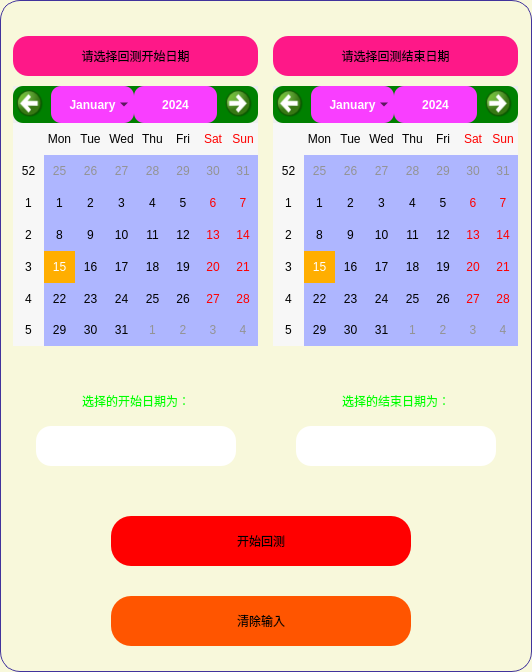
          <widget class="QFrame" name="frame_97">
           <property name="minimumSize">
            <size>
             <width>200</width>
             <height>0</height>
            </size>
           </property>
           <property name="styleSheet">
            <string notr="true">QFrame {
	background-color: rgb(248, 248, 219);
	border: 1px solid rgb(65, 51, 156);
	border-radius: 20px;
}
QFrame:hover {
	border: 1px solid rgb(65, 51, 156);
}</string>
           </property>
           <property name="frameShape">
            <enum>QFrame::StyledPanel</enum>
           </property>
           <property name="frameShadow">
            <enum>QFrame::Raised</enum>
           </property>
           <layout class="QVBoxLayout" name="verticalLayout_58">
            <property name="spacing">
             <number>0</number>
            </property>
            <property name="leftMargin">
             <number>0</number>
            </property>
            <property name="topMargin">
             <number>0</number>
            </property>
            <property name="rightMargin">
             <number>10</number>
            </property>
            <property name="bottomMargin">
             <number>10</number>
            </property>
            <item alignment="Qt::AlignTop">
             <widget class="QFrame" name="frame_98">
              <property name="minimumSize">
               <size>
                <width>0</width>
                <height>500</height>
               </size>
              </property>
              <property name="styleSheet">
               <string notr="true">QFrame {	
	background-color: transparent;
	border-radius: 15px;
	border: none;
}
QFrame:hover {
	border:none;
}</string>
              </property>
              <property name="frameShape">
               <enum>QFrame::StyledPanel</enum>
              </property>
              <property name="frameShadow">
               <enum>QFrame::Raised</enum>
              </property>
              <layout class="QHBoxLayout" name="horizontalLayout_55">
               <property name="spacing">
                <number>10</number>
               </property>
               <property name="leftMargin">
                <number>10</number>
               </property>
               <property name="topMargin">
                <number>0</number>
               </property>
               <property name="rightMargin">
                <number>0</number>
               </property>
               <property name="bottomMargin">
                <number>0</number>
               </property>
               <item alignment="Qt::AlignHCenter">
                <widget class="QFrame" name="frame_94">
                 <property name="minimumSize">
                  <size>
                   <width>250</width>
                   <height>0</height>
                  </size>
                 </property>
                 <property name="maximumSize">
                  <size>
                   <width>250</width>
                   <height>450</height>
                  </size>
                 </property>
                 <property name="frameShape">
                  <enum>QFrame::StyledPanel</enum>
                 </property>
                 <property name="frameShadow">
                  <enum>QFrame::Raised</enum>
                 </property>
                 <layout class="QVBoxLayout" name="verticalLayout_57">
                  <property name="spacing">
                   <number>0</number>
                  </property>
                  <property name="leftMargin">
                   <number>0</number>
                  </property>
                  <property name="topMargin">
                   <number>0</number>
                  </property>
                  <property name="rightMargin">
                   <number>0</number>
                  </property>
                  <property name="bottomMargin">
                   <number>0</number>
                  </property>
                  <item alignment="Qt::AlignHCenter">
                   <widget class="QLabel" name="label_2">
                    <property name="minimumSize">
                     <size>
                      <width>245</width>
                      <height>0</height>
                     </size>
                    </property>
                    <property name="maximumSize">
                     <size>
                      <width>245</width>
                      <height>40</height>
                     </size>
                    </property>
                    <property name="styleSheet">
                     <string notr="true">QLabel {
	font: 700 16pt &quot;等线&quot;;
	
	background-color: rgba(255, 0, 127, 230);
	border-radius: 15px;
}

QLabel:hover{
	border: 3px solid;
	border-color: rgb(0, 255, 0);
}
QLabel:disabled{
	color: rgb(0, 0, 0);
	border-color: rgb(166, 166, 166);
    background-color: rgb(186, 186, 186);
}</string>
                    </property>
                    <property name="text">
                     <string>请选择回测开始日期</string>
                    </property>
                    <property name="alignment">
                     <set>Qt::AlignCenter</set>
                    </property>
                   </widget>
                  </item>
                  <item alignment="Qt::AlignHCenter">
                   <widget class="QCalendarWidget" name="calendar_backtest_startdate">
                    <property name="minimumSize">
                     <size>
                      <width>200</width>
                      <height>200</height>
                     </size>
                    </property>
                    <property name="maximumSize">
                     <size>
                      <width>245</width>
                      <height>260</height>
                     </size>
                    </property>
                    <property name="styleSheet">
                     <string notr="true">#qt_calendar_calendarview {
     background: rgb(174, 182, 255);
}

#qt_calendar_navigationbar {/*年月选择栏背景色*/
    background:rgb(255, 255, 255);
}
#qt_calendar_yearedit {
    
	font: 14pt &quot;等线&quot;;
    background-color: rgb(255, 255, 255);
}
QToolButton#qt_calendar_monthbutton,#qt_calendar_yearbutton{
    
	background-color: rgb(249, 62, 255);/*选择月份和年的背景*/
	height: 30px;	
	font: 14pt &quot;等线&quot;;
	width: 80px;
	border-radius:10px;
}
QCalendarWidget QWidget#qt_calendar_navigationbar{
    
	background-color:green;/*选择月份和年两边的背景*/
	border-radius: 10px;
}
QCalendarWidget QMenu{
    
	background-color:rgb(91, 79, 255);/*月份下拉选择菜单的背景*/
	font: 14pt &quot;等线&quot;;
}
QToolButton#qt_calendar_prevmonth{/*向左箭头*/	
	background-color: transparent;
	icon-size:30px 30px;
	qproperty-icon: url(:/图标/icons/箭头_向左.svg);
	margin-left:0px;
}
QToolButton#qt_calendar_nextmonth{
    background-color: transparent;
	icon-size:30px 30px;	
	qproperty-icon: url(:/图标/icons/箭头_向右.svg);
}
QToolButton#qt_calendar_monthbutton::menu-indicator{/*月份下拉箭头*/
    subcontrol-origin: padding;
    subcontrol-position: center right;
    right: -5px;
    width: 30px;
}
QCalendarWidget QAbstractItemView:enabled  {
    color: black;
    selection-color: rgb(255, 255, 255);
    selection-background-color: rgb(255, 174, 0);    
	font: 700 10pt &quot;等线&quot;;
}
 /*这里是其他月份的样式*/
QCalendarWidget QAbstractItemView:disabled 
{
     
color: rgb(147, 147, 147); 
}</string>
                    </property>
                   </widget>
                  </item>
                  <item>
                   <spacer name="verticalSpacer">
                    <property name="orientation">
                     <enum>Qt::Vertical</enum>
                    </property>
                    <property name="sizeType">
                     <enum>QSizePolicy::Fixed</enum>
                    </property>
                    <property name="sizeHint" stdset="0">
                     <size>
                      <width>20</width>
                      <height>30</height>
                     </size>
                    </property>
                   </spacer>
                  </item>
                  <item alignment="Qt::AlignHCenter">
                   <widget class="QLabel" name="label">
                    <property name="minimumSize">
                     <size>
                      <width>0</width>
                      <height>30</height>
                     </size>
                    </property>
                    <property name="maximumSize">
                     <size>
                      <width>16777215</width>
                      <height>30</height>
                     </size>
                    </property>
                    <property name="styleSheet">
                     <string notr="true">font: 700 16pt &quot;等线&quot;;
color: rgb(0, 255, 0);
border: none;</string>
                    </property>
                    <property name="text">
                     <string>选择的开始日期为：</string>
                    </property>
                   </widget>
                  </item>
                  <item alignment="Qt::AlignHCenter">
                   <widget class="QLabel" name="label_backtest_startdate">
                    <property name="minimumSize">
                     <size>
                      <width>200</width>
                      <height>40</height>
                     </size>
                    </property>
                    <property name="maximumSize">
                     <size>
                      <width>200</width>
                      <height>40</height>
                     </size>
                    </property>
                    <property name="styleSheet">
                     <string notr="true">QLabel {
	font: 700 18pt &quot;等线&quot;;
	background-color: rgb(255, 255, 255);
	border-radius: 15px;
}

QLabel:hover{
	border: 3px solid rgb(255, 85, 0);
}
QLabel:disabled{
	color: rgb(0, 0, 0);
	border-color: rgb(166, 166, 166);
    background-color: rgb(186, 186, 186);
}</string>
                    </property>
                    <property name="text">
                     <string/>
                    </property>
                    <property name="alignment">
                     <set>Qt::AlignCenter</set>
                    </property>
                   </widget>
                  </item>
                 </layout>
                </widget>
               </item>
               <item alignment="Qt::AlignHCenter">
                <widget class="QFrame" name="frame_95">
                 <property name="minimumSize">
                  <size>
                   <width>250</width>
                   <height>450</height>
                  </size>
                 </property>
                 <property name="maximumSize">
                  <size>
                   <width>250</width>
                   <height>450</height>
                  </size>
                 </property>
                 <property name="frameShape">
                  <enum>QFrame::StyledPanel</enum>
                 </property>
                 <property name="frameShadow">
                  <enum>QFrame::Raised</enum>
                 </property>
                 <layout class="QVBoxLayout" name="verticalLayout_56">
                  <property name="spacing">
                   <number>0</number>
                  </property>
                  <property name="leftMargin">
                   <number>0</number>
                  </property>
                  <property name="topMargin">
                   <number>0</number>
                  </property>
                  <property name="rightMargin">
                   <number>0</number>
                  </property>
                  <property name="bottomMargin">
                   <number>0</number>
                  </property>
                  <item alignment="Qt::AlignHCenter">
                   <widget class="QLabel" name="label_3">
                    <property name="minimumSize">
                     <size>
                      <width>245</width>
                      <height>0</height>
                     </size>
                    </property>
                    <property name="maximumSize">
                     <size>
                      <width>245</width>
                      <height>40</height>
                     </size>
                    </property>
                    <property name="styleSheet">
                     <string notr="true">QLabel {
	font: 700 16pt &quot;等线&quot;;
	
	background-color: rgba(255, 0, 127, 230);
	border-radius: 15px;
}

QLabel:hover{
	border: 3px solid;
	border-color: rgb(0, 255, 0);
}
QLabel:disabled{
	color: rgb(0, 0, 0);
	border-color: rgb(166, 166, 166);
    background-color: rgb(186, 186, 186);
}</string>
                    </property>
                    <property name="text">
                     <string>请选择回测结束日期</string>
                    </property>
                    <property name="alignment">
                     <set>Qt::AlignCenter</set>
                    </property>
                   </widget>
                  </item>
                  <item alignment="Qt::AlignHCenter">
                   <widget class="QCalendarWidget" name="calendar_backtest_enddate">
                    <property name="minimumSize">
                     <size>
                      <width>245</width>
                      <height>260</height>
                     </size>
                    </property>
                    <property name="maximumSize">
                     <size>
                      <width>245</width>
                      <height>260</height>
                     </size>
                    </property>
                    <property name="styleSheet">
                     <string notr="true">#qt_calendar_calendarview {
     background: rgb(174, 182, 255);
}

#qt_calendar_navigationbar {/*年月选择栏背景色*/
    background:rgb(255, 255, 255);
}
#qt_calendar_yearedit {
    
	font: 14pt &quot;等线&quot;;
    background-color: rgb(255, 255, 255);
}
QToolButton#qt_calendar_monthbutton,#qt_calendar_yearbutton{
    
	background-color: rgb(249, 62, 255);/*选择月份和年的背景*/
	height: 30px;	
	font: 14pt &quot;等线&quot;;
	width: 80px;
	border-radius:10px;
}
QCalendarWidget QWidget#qt_calendar_navigationbar{
    
	background-color:green;/*选择月份和年两边的背景*/
	border-radius: 10px;
}
QCalendarWidget QMenu{
    
	background-color:rgb(91, 79, 255);/*月份下拉选择菜单的背景*/
	font: 14pt &quot;等线&quot;;
}
QToolButton#qt_calendar_prevmonth{/*向左箭头*/	
	background-color: transparent;
	icon-size:30px 30px;
	qproperty-icon: url(:/图标/icons/箭头_向左.svg);
	margin-left:0px;
}
QToolButton#qt_calendar_nextmonth{
    background-color: transparent;
	icon-size:30px 30px;	
	qproperty-icon: url(:/图标/icons/箭头_向右.svg);
}
QToolButton#qt_calendar_monthbutton::menu-indicator{/*月份下拉箭头*/
    subcontrol-origin: padding;
    subcontrol-position: center right;
    right: -5px;
    width: 30px;
}
QCalendarWidget QAbstractItemView:enabled  { /*这里是当月月份日期的样式*/
    color: black;
    selection-color: rgb(255, 255, 255);
    selection-background-color: rgb(255, 174, 0);    
	font: 700 10pt &quot;等线&quot;;
}
 /*这里是其他月份日期的样式*/
QCalendarWidget QAbstractItemView:disabled 
{     
color: rgb(147, 147, 147); 
}</string>
                    </property>
                   </widget>
                  </item>
                  <item>
                   <spacer name="verticalSpacer_2">
                    <property name="orientation">
                     <enum>Qt::Vertical</enum>
                    </property>
                    <property name="sizeType">
                     <enum>QSizePolicy::Fixed</enum>
                    </property>
                    <property name="sizeHint" stdset="0">
                     <size>
                      <width>20</width>
                      <height>30</height>
                     </size>
                    </property>
                   </spacer>
                  </item>
                  <item alignment="Qt::AlignHCenter">
                   <widget class="QLabel" name="label_4">
                    <property name="minimumSize">
                     <size>
                      <width>0</width>
                      <height>30</height>
                     </size>
                    </property>
                    <property name="maximumSize">
                     <size>
                      <width>16777215</width>
                      <height>30</height>
                     </size>
                    </property>
                    <property name="styleSheet">
                     <string notr="true">font: 700 16pt &quot;等线&quot;;
color: rgb(0, 255, 0);
border: none;</string>
                    </property>
                    <property name="text">
                     <string>选择的结束日期为：</string>
                    </property>
                   </widget>
                  </item>
                  <item alignment="Qt::AlignHCenter">
                   <widget class="QLabel" name="label_backtest_enddate">
                    <property name="minimumSize">
                     <size>
                      <width>200</width>
                      <height>40</height>
                     </size>
                    </property>
                    <property name="maximumSize">
                     <size>
                      <width>200</width>
                      <height>40</height>
                     </size>
                    </property>
                    <property name="styleSheet">
                     <string notr="true">QLabel {
	font: 700 18pt &quot;等线&quot;;
	background-color: rgb(255, 255, 255);
	border-radius: 15px;
}

QLabel:hover{
	border: 3px solid rgb(255, 85, 0);
}
QLabel:disabled{
	color: rgb(0, 0, 0);
	border-color: rgb(166, 166, 166);
    background-color: rgb(186, 186, 186);
}</string>
                    </property>
                    <property name="text">
                     <string/>
                    </property>
                    <property name="alignment">
                     <set>Qt::AlignCenter</set>
                    </property>
                   </widget>
                  </item>
                 </layout>
                </widget>
               </item>
              </layout>
             </widget>
            </item>
            <item>
             <widget class="QFrame" name="frame_99">
              <property name="minimumSize">
               <size>
                <width>0</width>
                <height>80</height>
               </size>
              </property>
              <property name="maximumSize">
               <size>
                <width>16777215</width>
                <height>80</height>
               </size>
              </property>
              <property name="styleSheet">
               <string notr="true">QFrame {	
	background-color: transparent;
	border-radius: 15px;
	border: none;
}
QFrame:hover {
	border:none;
}</string>
              </property>
              <property name="frameShape">
               <enum>QFrame::StyledPanel</enum>
              </property>
              <property name="frameShadow">
               <enum>QFrame::Raised</enum>
              </property>
              <layout class="QHBoxLayout" name="horizontalLayout_56">
               <property name="spacing">
                <number>0</number>
               </property>
               <property name="leftMargin">
                <number>0</number>
               </property>
               <property name="topMargin">
                <number>0</number>
               </property>
               <property name="rightMargin">
                <number>0</number>
               </property>
               <property name="bottomMargin">
                <number>0</number>
               </property>
               <item>
                <widget class="QPushButton" name="Btn_start_backtest">
                 <property name="minimumSize">
                  <size>
                   <width>300</width>
                   <height>40</height>
                  </size>
                 </property>
                 <property name="maximumSize">
                  <size>
                   <width>300</width>
                   <height>50</height>
                  </size>
                 </property>
                 <property name="styleSheet">
                  <string notr="true">QPushButton{	
	background-color: rgb(255, 0, 0);
	font: 700 18pt &quot;等线&quot;;
	border-radius: 20px;
}
QPushButton:hover{
	border: 3px solid rgb(255, 200, 0);  
}
QPushButton:pressed{
	color: green;
	border-color: rgb(255, 0, 0);
    background-color: rgb(255, 255, 0);
}
QPushButton:disabled{
	color: rgb(31, 31, 31);
    background-color: rgb(152, 152, 152);
}</string>
                 </property>
                 <property name="text">
                  <string>开始回测</string>
                 </property>
                </widget>
               </item>
              </layout>
             </widget>
            </item>
            <item>
             <widget class="QFrame" name="frame_77">
              <property name="minimumSize">
               <size>
                <width>0</width>
                <height>80</height>
               </size>
              </property>
              <property name="maximumSize">
               <size>
                <width>16777215</width>
                <height>80</height>
               </size>
              </property>
              <property name="styleSheet">
               <string notr="true">QFrame {	
	background-color: transparent;
	border-radius: 15px;
	border: none;
}
QFrame:hover {
	border:none;
}</string>
              </property>
              <property name="frameShape">
               <enum>QFrame::StyledPanel</enum>
              </property>
              <property name="frameShadow">
               <enum>QFrame::Raised</enum>
              </property>
              <layout class="QHBoxLayout" name="horizontalLayout_44">
               <item>
                <widget class="QPushButton" name="Btn_clear_backtest_parameters">
                 <property name="minimumSize">
                  <size>
                   <width>300</width>
                   <height>40</height>
                  </size>
                 </property>
                 <property name="maximumSize">
                  <size>
                   <width>300</width>
                   <height>50</height>
                  </size>
                 </property>
                 <property name="styleSheet">
                  <string notr="true">QPushButton{	
	background-color: rgb(255, 85, 0);
	font: 700 18pt &quot;等线&quot;;
	border-radius: 20px;
}
QPushButton:hover{
	border: 3px solid rgb(255, 200, 0);  
}
QPushButton:pressed{
	color: green;
	border-color: rgb(255, 0, 0);
    background-color: rgb(255, 255, 0);
}
QPushButton:disabled{
	color: rgb(31, 31, 31);
    background-color: rgb(152, 152, 152);
}</string>
                 </property>
                 <property name="text">
                  <string>清除输入</string>
                 </property>
                </widget>
               </item>
              </layout>
             </widget>
            </item>
           </layout>
          </widget>
